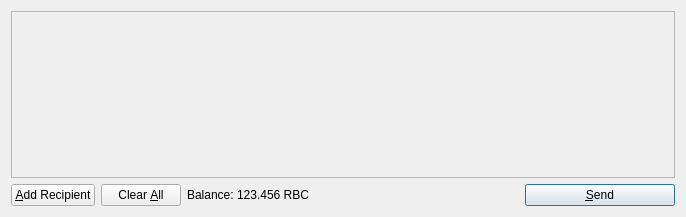
<?xml version="1.0" encoding="UTF-8"?>
<ui version="4.0">
 <class>SendCoinsDialog</class>
 <widget class="QDialog" name="SendCoinsDialog">
  <property name="geometry">
   <rect>
    <x>0</x>
    <y>0</y>
    <width>686</width>
    <height>217</height>
   </rect>
  </property>
  <property name="windowTitle">
   <string>Send Coins</string>
  </property>
  <layout class="QVBoxLayout" name="verticalLayout">
   <item>
    <widget class="QScrollArea" name="scrollArea">
     <property name="widgetResizable">
      <bool>true</bool>
     </property>
     <widget class="QWidget" name="scrollAreaWidgetContents">
      <property name="geometry">
       <rect>
        <x>0</x>
        <y>0</y>
        <width>666</width>
        <height>165</height>
       </rect>
      </property>
      <layout class="QVBoxLayout" name="verticalLayout_2">
       <property name="margin">
        <number>0</number>
       </property>
       <item>
        <layout class="QVBoxLayout" name="entries">
         <property name="spacing">
          <number>6</number>
         </property>
        </layout>
       </item>
       <item>
        <spacer name="verticalSpacer">
         <property name="orientation">
          <enum>Qt::Vertical</enum>
         </property>
         <property name="sizeHint" stdset="0">
          <size>
           <width>20</width>
           <height>40</height>
          </size>
         </property>
        </spacer>
       </item>
      </layout>
     </widget>
    </widget>
   </item>
   <item>
    <layout class="QHBoxLayout" name="horizontalLayout">
     <item>
      <widget class="QPushButton" name="addButton">
       <property name="toolTip">
        <string>Send to multiple recipients at once</string>
       </property>
       <property name="text">
        <string>&amp;Add Recipient</string>
       </property>
       <property name="icon">
        <iconset resource="../bitcoin.qrc">
         <normaloff>:/icons/add</normaloff>:/icons/add</iconset>
       </property>
       <property name="autoDefault">
        <bool>false</bool>
       </property>
      </widget>
     </item>
     <item>
      <widget class="QPushButton" name="clearButton">
       <property name="sizePolicy">
        <sizepolicy hsizetype="Minimum" vsizetype="Fixed">
         <horstretch>0</horstretch>
         <verstretch>0</verstretch>
        </sizepolicy>
       </property>
       <property name="toolTip">
        <string>Remove all transaction fields</string>
       </property>
       <property name="text">
        <string>Clear &amp;All</string>
       </property>
       <property name="icon">
        <iconset resource="../bitcoin.qrc">
         <normaloff>:/icons/remove</normaloff>:/icons/remove</iconset>
       </property>
       <property name="autoRepeatDelay">
        <number>300</number>
       </property>
       <property name="autoDefault">
        <bool>false</bool>
       </property>
      </widget>
     </item>
     <item>
      <layout class="QHBoxLayout" name="horizontalLayout_2">
       <property name="spacing">
        <number>3</number>
       </property>
       <item>
        <widget class="QLabel" name="label">
         <property name="text">
          <string>Balance:</string>
         </property>
        </widget>
       </item>
       <item>
        <widget class="QLabel" name="labelBalance">
         <property name="cursor">
          <cursorShape>IBeamCursor</cursorShape>
         </property>
         <property name="text">
          <string>123.456 RBC</string>
         </property>
         <property name="textInteractionFlags">
          <set>Qt::LinksAccessibleByMouse|Qt::TextSelectableByKeyboard|Qt::TextSelectableByMouse</set>
         </property>
        </widget>
       </item>
      </layout>
     </item>
     <item>
      <spacer name="horizontalSpacer">
       <property name="orientation">
        <enum>Qt::Horizontal</enum>
       </property>
       <property name="sizeHint" stdset="0">
        <size>
         <width>40</width>
         <height>20</height>
        </size>
       </property>
      </spacer>
     </item>
     <item>
      <widget class="QPushButton" name="sendButton">
       <property name="minimumSize">
        <size>
         <width>150</width>
         <height>0</height>
        </size>
       </property>
       <property name="toolTip">
        <string>Confirm the send action</string>
       </property>
       <property name="text">
        <string>&amp;Send</string>
       </property>
       <property name="icon">
        <iconset resource="../bitcoin.qrc">
         <normaloff>:/icons/send</normaloff>:/icons/send</iconset>
       </property>
       <property name="default">
        <bool>true</bool>
       </property>
      </widget>
     </item>
    </layout>
   </item>
  </layout>
 </widget>
 <resources>
  <include location="../bitcoin.qrc"/>
 </resources>
 <connections/>
</ui>
